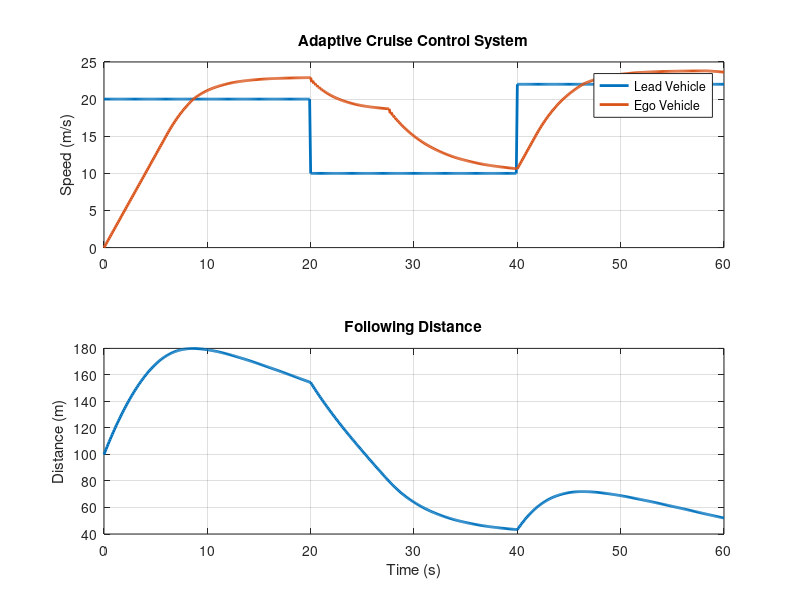

Write MATLAB code to recreate this figure.
clc;
clear;
close all;

% Simulation Settings

dt = 0.1;
t = 0:dt:60;

% Desired Speed

desired_speed = 25;

% Lead Vehicle Speed Profile

lead_speed = 20*ones(size(t));

lead_speed(t>=20) = 10;
lead_speed(t>=40) = 22;

% Initialization

ego_speed = zeros(size(t));

lead_pos = zeros(size(t));
ego_pos = zeros(size(t));

lead_pos(1) = 100;

% ACC Parameters

safe_distance = 40;

% PID Parameters

Kp = 0.35;
Ki = 0.002;
Kd = 0.40;

integral_error = 0;
previous_error = 0;

% Simulation Loop

for k = 1:length(t)-1

    current_distance = lead_pos(k) - ego_pos(k);

    relative_speed = ego_speed(k) - lead_speed(k);

    % ACC Target Speed Logic

    target_speed = desired_speed;

    % Distance control

    if current_distance < 80

        target_speed = min(target_speed,...
            lead_speed(k) + 0.20*(current_distance-safe_distance));

    end

    % Closing-speed penalty

    if relative_speed > 0

        target_speed = target_speed ...
            - 0.8*relative_speed;

    end

    % Never command impossible speeds

    target_speed = max(0,target_speed);
    target_speed = min(desired_speed,target_speed);

    % PID Controller

    error = target_speed - ego_speed(k);

    integral_error = integral_error + error*dt;

    integral_error = max(min(integral_error,50),-50);

    derivative_error = (error - previous_error)/dt;

    acceleration = ...
        Kp*error + ...
        Ki*integral_error + ...
        Kd*derivative_error;

    previous_error = error;

    % Vehicle limits

    acceleration = max(min(acceleration,2.5),-6);

    % Speed update

    ego_speed(k+1) = ego_speed(k) + acceleration*dt;

    ego_speed(k+1) = max(0,ego_speed(k+1));
    ego_speed(k+1) = min(desired_speed,ego_speed(k+1));

    % Position update

    lead_pos(k+1) = lead_pos(k) + lead_speed(k)*dt;

    ego_pos(k+1) = ego_pos(k) + ego_speed(k+1)*dt;

end

% Distance

distance = lead_pos - ego_pos;

% Metrics

minimum_distance = min(distance)

maximum_speed = max(ego_speed)

final_speed = ego_speed(end)

% Plots

figure

subplot(2,1,1)

plot(t,lead_speed,'LineWidth',2)
hold on
plot(t,ego_speed,'LineWidth',2)

grid on

legend('Lead Vehicle','Ego Vehicle')

ylabel('Speed (m/s)')

title('Adaptive Cruise Control System')

subplot(2,1,2)

plot(t,distance,'LineWidth',2)

grid on

xlabel('Time (s)')
ylabel('Distance (m)')

title('Following Distance')
